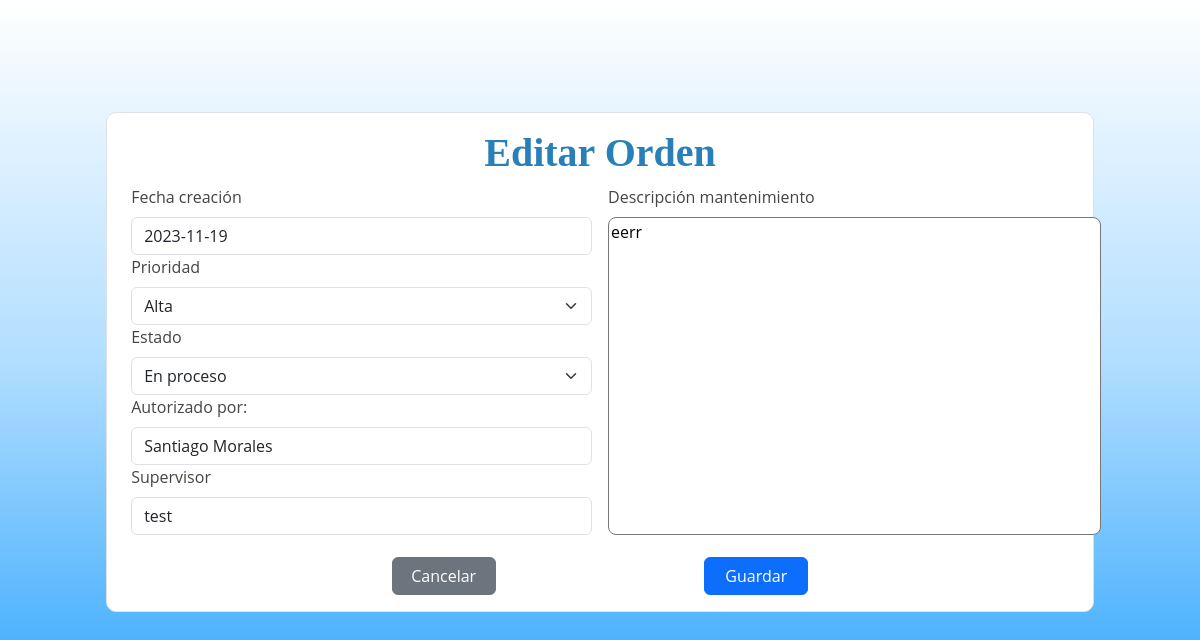
/webService/ajax.php?modulo=Orden_mto&controlador=Orden_mto&funcion=getEditar&Id_ordenes=2 (signed in), run on the app's committed database.
### tables this page shows
CREATE TABLE `ordenes_mantenimiento` (
  `Id_ordenes_mantenimiento` int(11) NOT NULL,
  `Descripcion` varchar(45) NOT NULL,
  `Fecha_creacion` date NOT NULL,
  `Fecha_terminacion` date NOT NULL,
  `Id_usuario` int(11) NOT NULL,
  `Id_prioridad` int(11) NOT NULL,
  `Id_estado` int(11) NOT NULL,
  `Id_imagen` varchar(100) NOT NULL,
  `Supervisor` varchar(100) NOT NULL
);

CREATE TABLE `prioridades` (
  `Id_prioridades` int(11) NOT NULL,
  `Pri_nombre` varchar(45) NOT NULL
);

CREATE TABLE `estados` (
  `Id_estado` int(11) NOT NULL,
  `Est_nombre` varchar(45) NOT NULL
);

CREATE TABLE `usuarios` (
  `Id_usuario` int(11) NOT NULL,
  `Usu_nombre` varchar(45) NOT NULL,
  `Apellido` varchar(45) NOT NULL,
  `Correo_electronico` varchar(100) NOT NULL,
  `Contrasena` varchar(45) NOT NULL,
  `Id_codigo` int(11) DEFAULT NULL,
  `Id_rol` int(11) NOT NULL
);

### Controller/Orden_mto/Orden_mto_controller.php (called while the page is built, shortened)
<?php
class Orden_mto_controller {
    function getEditar(){
        try{
            $conexion=new Orden_model();
            $id_orden=$_GET['Id_ordenes'];
            $sql="SELECT o.Id_ordenes_mantenimiento,o.Descripcion,o.Fecha_creacion,o.Id_estado,e.Est_nombre,o.Id_prioridad,p.Pri_nombre, o.Id_usuario, u.Usu_nombre, u.Apellido, o.Supervisor FROM ordenes_mantenimiento AS o,estados AS e, prioridades AS p, usuarios AS u WHERE o.Id_ordenes_mantenimiento=$id_orden AND o.Id_estado=e.Id_estado  AND o.Id_prioridad=p.Id_prioridades AND o.Id_usuario=u.Id_usuario";
            $response = $conexion->consultar($sql);
            $sql="SELECT Est_nombre FROM estados";
            $responseEst = $conexion->consultar($sql);
            $sql="SELECT Pri_nombre FROM prioridades";
            $responsePri = $conexion->consultar($sql);
            if($response){
                foreach ($response as $row){
                    $fechac=$row->Fecha_creacion;
                    $Prioridad=$row->Pri_nombre;
                    $Estado=$row->Est_nombre;
                    $Supervisor=$row->Supervisor;
                    $Usuario=$row->Usu_nombre." ".$row->Apellido;
                    $Descripcion=$row->Descripcion;
                    $id_orden=$row->Id_ordenes_mantenimiento;
                }
            }
            include_once '../View/Orden_mto/Editar_Orden_mto.php';
        }catch (PDOException $e) {
            $response = array(
                "success" => false,
                "message" => "Error: " . $e->getMessage()
            );
            header('Content-Type: application/json');
            echo json_encode($response);
        }
    }
}

### Model/CRUD.php (called while the page is built, shortened)
<?php
class crud {
     function consultar($sql) {
        $conexion = new conexion();
        $pdo = $conexion->conect();
        $sql = $pdo->prepare($sql);
        $results = $sql->execute();
        $rows = $sql->fetchAll(\PDO::FETCH_OBJ);
        return $rows;
    }
}

### View/Orden_mto/Editar_Orden_mto.php (the view, shortened to what this page needs)
<!DOCTYPE html>
<html lang="en">
<head>
  <link href="../assets/vendor/bootstrap/css/bootstrap.min.css" rel="stylesheet">
  <link href="../assets/vendor/bootstrap-icons/bootstrap-icons.css" rel="stylesheet">
  <link href="../assets/vendor/simple-datatables/style.css" rel="stylesheet">
  <link href="../assets/css/style.css" rel="stylesheet">
</head>
<body style="background: linear-gradient(to top, #30A6FC, #B1DEFF, #ffffff)">
  <?php
      include_once '../webService/helpers.php';
  ?>
<div class="col-lg-12 d-flex justify-content-center align-items-center">
    <section>
        <div class="container border p-3 mx-auto" style="background-color: #ffffff; max-width: 1000px; margin:112px; border-radius: 10px; ">
                <h1 style="font-family:Georgia, serif; color:#2980b9; text-align: center; font-weight: bold;">Editar Orden</h1>
                <form class="row g-3 mx-auto" action="<?php echo getUrl("Orden_mto","Orden_mto","postEditar",array("Id_ordenes"=>$id_orden),"ajax")?>" method="POST" enctype="multipart/form-data">
                    <div class="col-6 justify-content-center">
                        <div class="col-12 justify-content-center">
                                <label for="fechac" class="form-label">Fecha creación</label>
                                <input type="text" class="form-control" name="fechac" id="fechac" value="<?php echo $fechac; ?>" readonly>
                        </div>
                        <div class="col-12">
                            <label for="prioridad" class="form-label">Prioridad</label>
                            <select id="prioridad" class="form-select" name="prioridad" >
                                <?php
                                if($responsePri){
                                    echo "<option selected>".$Prioridad."</option>";
                                }else{
                                    echo "No existen registros";
                                }
                                ?>
                            </select>
                        </div>
                        <div class="col-12">
                            <label for="estado" class="form-label">Estado</label>
                            <select id="estado" class="form-select" name="estado" >
                                <?php
                                if($responseEst){
                                    echo "<option selected>".$Estado."</option>";
                                }else{
                                    echo "No existen registros";
                                }
                                ?>
                            </select>
                        </div>
                        <div class="col-12">
                            <label for="secre" class="form-label">Autorizado por:</label>
                            <input type="text" class="form-control" name="secre" id="secre" value="<?php echo $Usuario?>" readonly>
                        </div>
                        <div class="col-12 justify-content-center">
                            <label for="supervisor" class="form-label">Supervisor</label>
                            <input type="text" class="form-control" name="supervisor" id="supervisor" value="<?php echo $Supervisor?>">
                        </div>
                    </div>
                    <div class="col-6 justify-content-center">
                        <label for="descripcion" class="form-label">Descripción mantenimiento</label>
                        <div class="col-12 justify-content-center">
                                <textarea id="descripcion" name="descripcion" rows="13" cols="50" style="resize: none; border-round; border-radius: 8px;"><?php echo $Descripcion?></textarea>
                        </div>
                    </div>
                    <div class="col-12 d-flex justify-content-center">
                        <div class="col-4 text-center">
                            <a href=<?php echo getUrl("Orden_mto","Orden_mto","index",false,"ajax")?>><button type="button" class="btn btn-secondary col-4">Cancelar</button></a>
                        </div>
                        <div class="col-4 text-center">
                            <button type="submit" class="btn btn-primary col-4">Guardar</button>
                        </div>
                    </div>
                </form>
        </div>
    </section>
</div>
</body>
</html>

### assets/css/style.css (style rules this page uses)
:root { scroll-behavior: smooth; }
body { font-family: "Open Sans", sans-serif; background: #f6f9ff; color: #444444; }
a { color: #4154f1; text-decoration: none; }
h1, h2, h3, h4, h5, h6 { font-family:serif; }

### data on the page
ordenes_mantenimiento: fechac "2023-11-19", prioridad "Alta", estado "En proceso", secre "Santiago Morales", supervisor "test", descripcion "eerr"
